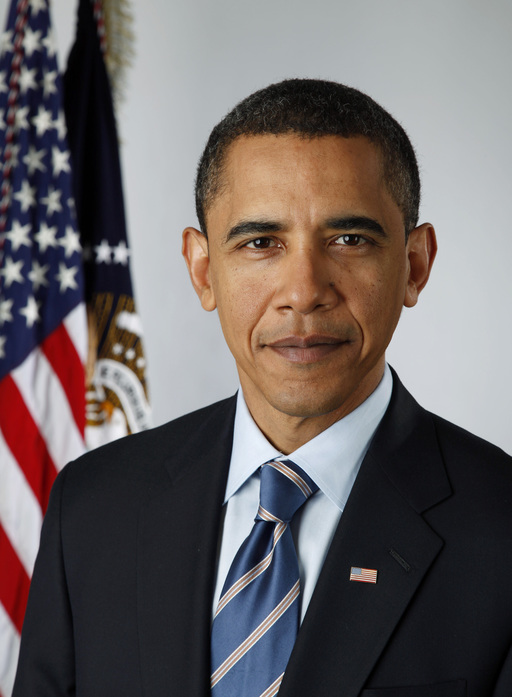
#> input picture FeatureMatching/input/image1.jpg, 512 x 697 px, found by its file name
$ python FeatureMatcher.py
#> lines starting #> are read from the running program, lines starting #| are printed output that depends on the picture
# -*- coding: utf-8 -*-
"""
Created on Fri Aug  6 19:35:17 2021

@author: viswa
"""
import numpy as np
import cv2 as cv
import matplotlib.pyplot as plt
import _pickle as cPickle

img1 = cv.imread('input\image1.jpg',cv.IMREAD_GRAYSCALE)
#> img1: shape (697, 512); min 0, max 252, mean 102.8
plt.imshow(img1),plt.show()
plt.imsave('output\image1_op.jpg', img1)
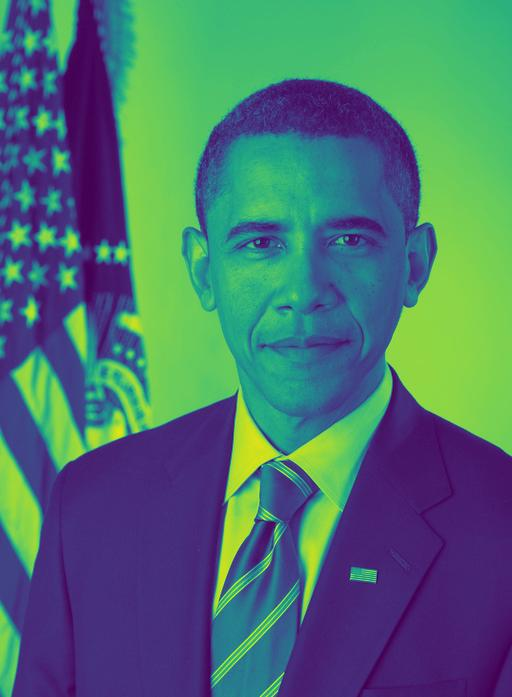
#> saved as image1_op.jpg: shape (697, 512, 3); mean R, G, B 75, 114.6, 113
img2 = cv.imread('input\image3.jpg',cv.IMREAD_GRAYSCALE)
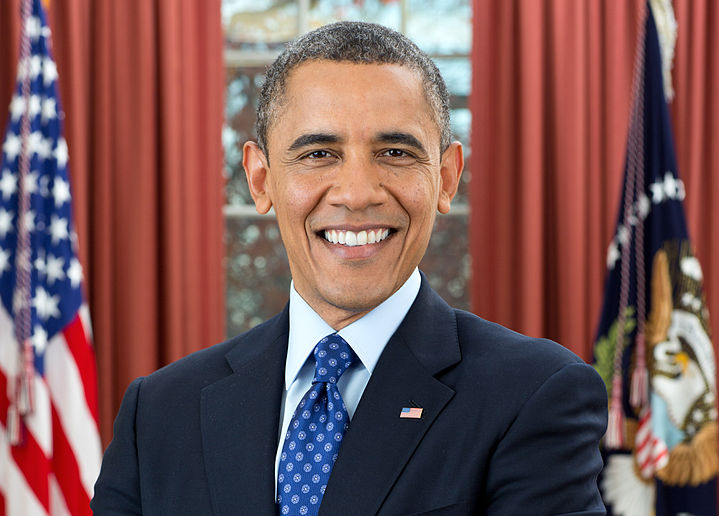
#> input picture FeatureMatching/input/image3.jpg, 719 x 516 px, found by its file name
#> img2: shape (516, 719); min 0, max 254, mean 97.4
plt.imshow(img2),plt.show()
plt.imsave('output\image3_op.jpg', img2)
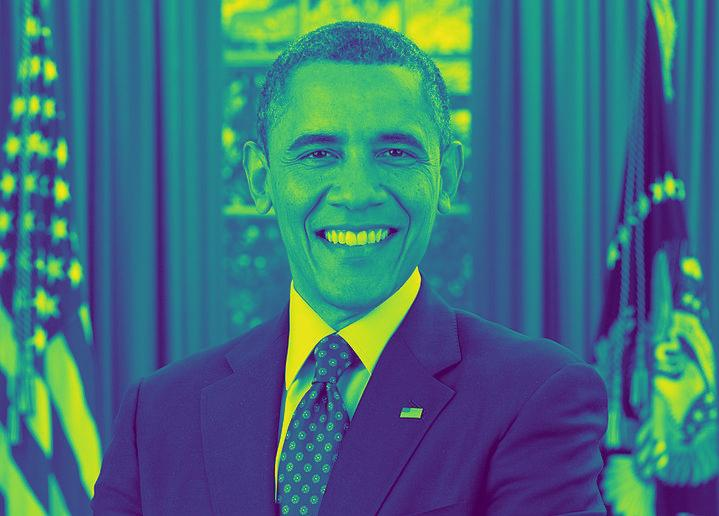
#> saved as image3_op.jpg: shape (516, 719, 3); mean R, G, B 62.8, 111.2, 125.7

# Initiate SIFT detector
sift = cv.SIFT_create()

# find the keypoints and descriptors with SIFT
kp1, des1 = sift.detectAndCompute(img1,None)
#> kp1 = 573 keypoints; strongest (x, y, size): (31, 312, 10.7), (71, 242, 11.8), (67, 278, 12.1), (60, 161, 11.8)
img1=cv.drawKeypoints(img1, kp1, img1)
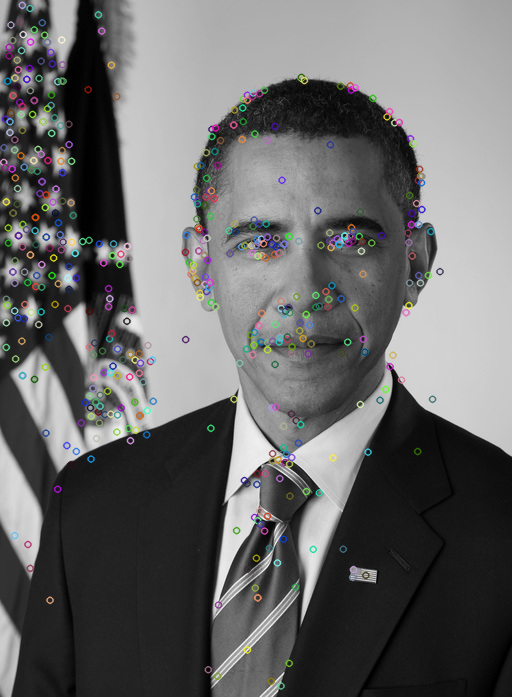
#> img1: shape (697, 512, 3); mean of channels 0, 1, 2 103.7, 103.7, 103.7; drawn as B, G, R
cv.imwrite('output\sift_keypoints_image1.jpg',img1)

# Dump the keypoints
f = open("output\keypoints.txt", "w")

for point1 in kp1:
    temp = (str(point1.pt) + "\t" + "," + str(point1.size) + "," + str(point1.angle)  + "," + str(point1.response)  + "," + str(point1.octave) + "," +
        str(point1.class_id) + "\n" )
    f.write(temp)
#> this loop made 573 passes
#> point1 on passes 1 to 3: keypoint at (3.3, 161.8), size 2.7, keypoint at (3.5, 147.2), size 2.8, keypoint at (5, 167.1), size 6.3

f.close()

# Dump x,y coordinates
f = open("output\coordinates.txt", "w")

for point1 in kp1:
    c = (str(point1.pt) +"\n" )
    f.write(c)

f.close()

kp2, des2 = sift.detectAndCompute(img2,None)
#> kp2 = 985 keypoints; strongest (x, y, size): (61, 191, 11.3), (691, 267, 12.3), (415, 413, 7.8), (76, 273, 11.1)
img2=cv.drawKeypoints(img2, kp1, img2)
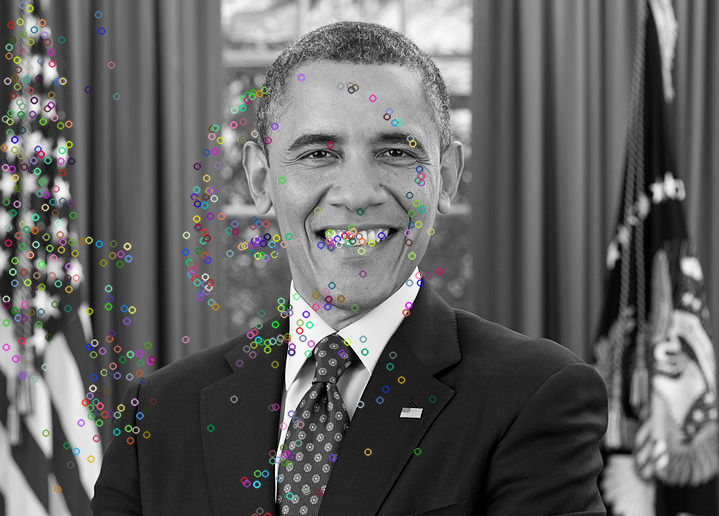
#> img2: shape (516, 719, 3); mean of channels 0, 1, 2 97.7, 97.9, 98; drawn as B, G, R
cv.imwrite('output\sift_keypoints_image3.jpg',img2)

# BFMatcher with default params
bf = cv.BFMatcher()
matches = bf.knnMatch(des1,des2,k=2)
#> matches = 573 matches


# Dump x,y coordinates
f = open("output\DMatch.txt", "w")

for match in matches:
  m = (str(kp1[match[0].queryIdx].pt) + "," + str(kp2[match[0].trainIdx].pt))
  f.write(m)


f.close()

# Apply ratio test
good = []
for m,n in matches:
    if m.distance < 0.80*n.distance:
        good.append([m])
#> after the loop, good = 32 matches
# cv.drawMatchesKnn expects list of lists as matches.
img3 = cv.drawMatchesKnn(img1,kp1,img2,kp2,good,None,flags=cv.DRAW_MATCHES_FLAGS_DRAW_RICH_KEYPOINTS)
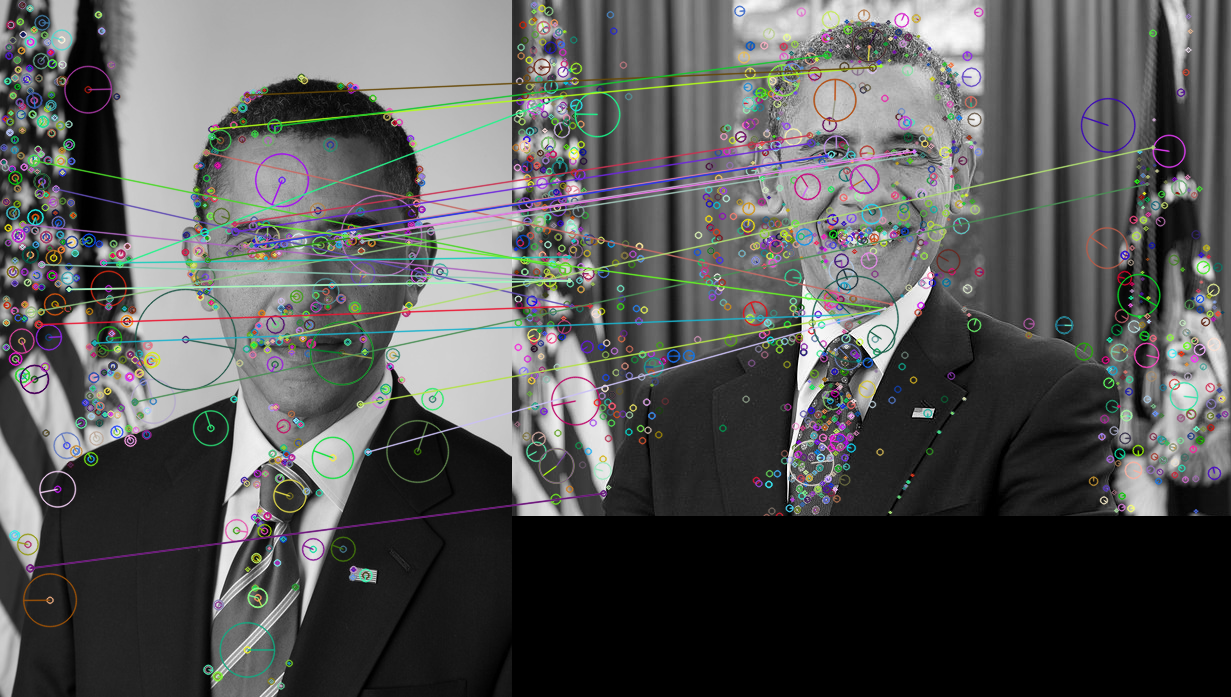
#> img3: shape (697, 1231, 3); mean of channels 0, 1, 2 86.3, 86.9, 86.3; drawn as B, G, R
plt.imshow(img3),plt.show()
plt.imsave('output\image1_3_match_op.jpg', img3)
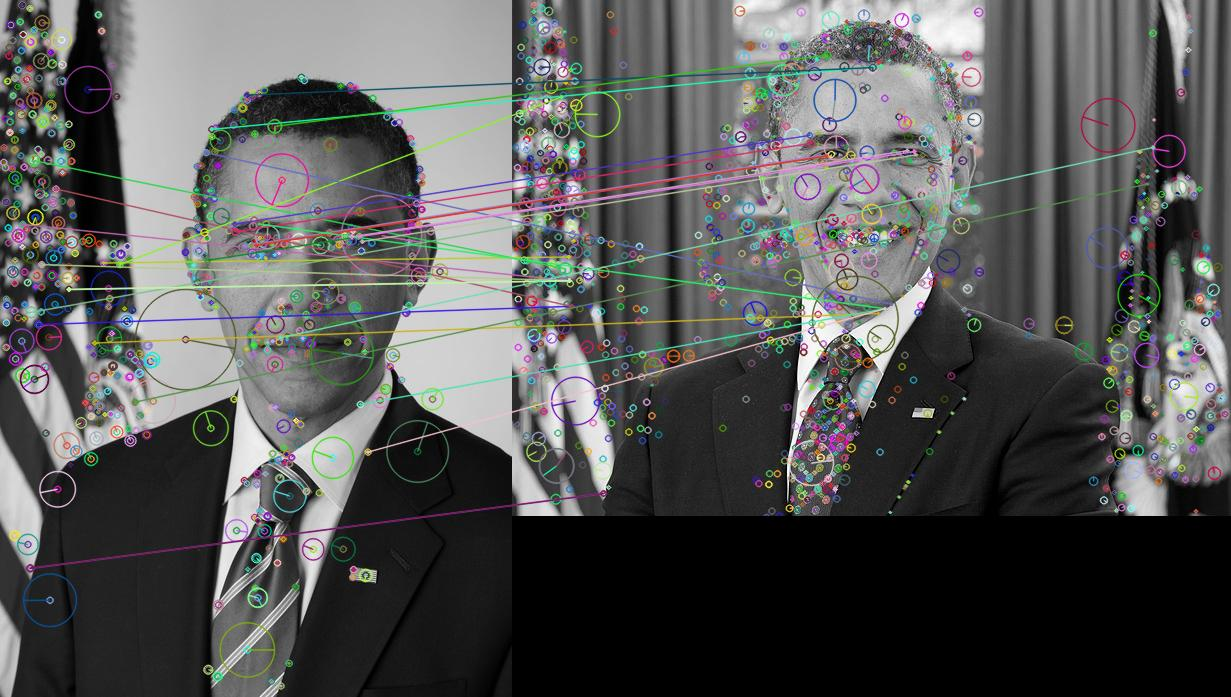
#> saved as image1_3_match_op.jpg: shape (697, 1231, 3); mean R, G, B 86.3, 86.9, 86.3
